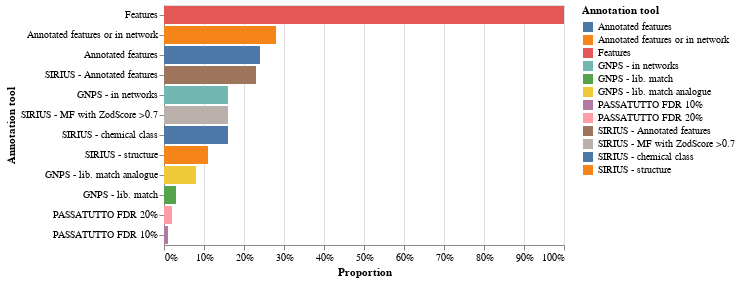

Notebook code for this chart:
### Code cell
make_barchart(get_stats_annotation.final_table) # Absolute count
make_barchart_rel(get_stats_annotation.final_table_rel)

### Figure 1 — Vega-Lite specification as saved in the notebook (floating-point values rounded to 4 significant figures)
{"config": {"view": {"continuousWidth": 400, "continuousHeight": 300}}, "data": {"name": "data-4ee06900aa88a642e0ef275c3790e3e6"}, "mark": "bar", "encoding": {"color": {"type": "nominal", "field": "Annotation tool"}, "x": {"type": "quantitative", "axis": {"format": ".0%"}, "field": "Count", "stack": "zero", "title": "Proportion"}, "y": {"type": "nominal", "field": "Annotation tool", "sort": "-x"}}, "$schema": "https://vega.github.io/schema/vega-lite/v4.8.1.json", "datasets": {"data-4ee06900aa88a642e0ef275c3790e3e6": [{"Annotation tool": "Features", "Count": 1.0}, {"Annotation tool": "GNPS - in networks", "Count": 0.16}, {"Annotation tool": "GNPS - lib. match", "Count": 0.03}, {"Annotation tool": "GNPS - lib. match analogue", "Count": 0.08}, {"Annotation tool": "PASSATUTTO FDR 20%", "Count": 0.02}, {"Annotation tool": "PASSATUTTO FDR 10%", "Count": 0.01}, {"Annotation tool": "SIRIUS - Annotated features", "Count": 0.23}, {"Annotation tool": "SIRIUS - MF with ZodScore >0.7", "Count": 0.16}, {"Annotation tool": "SIRIUS - structure", "Count": 0.11}, {"Annotation tool": "SIRIUS - chemical class", "Count": 0.16}, {"Annotation tool": "Annotated features", "Count": 0.24}, {"Annotation tool": "Annotated features or in network", "Count": 0.28}]}}
